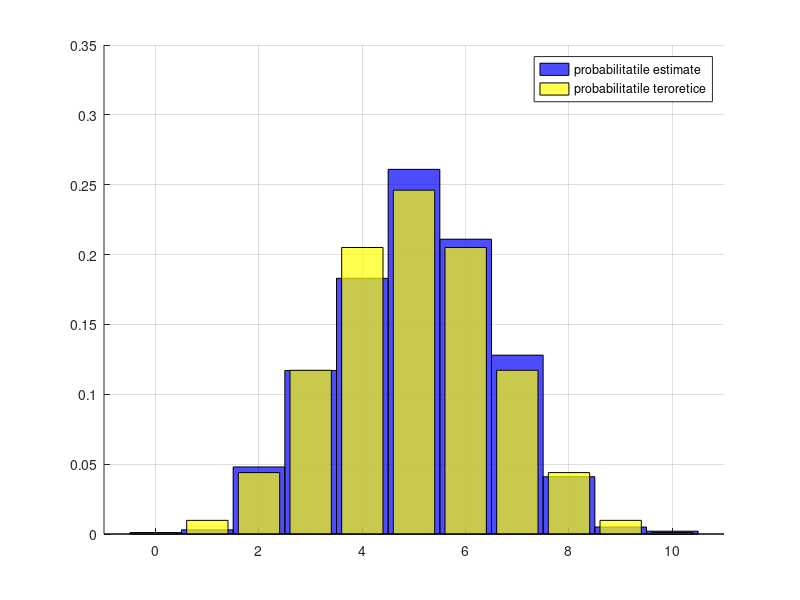

Source code (MATLAB):
clf;
grid on;
hold on;
p=0.5;
n=10;
nr_sim=1000;
x=binornd(n,p,1,nr_sim);
N=histc(x,0:n);
bar(0:n,N/nr_sim,'hist','FaceColor','b');
bar(0:n,binopdf(0:n,n,p),'FaceColor','y');
legend('probabilitatile estimate','probabilitatile teroretice');
set(findobj('type','patch'),'facealpha',0.7);
xlim([-1 n+1]);

%xtics(0:n);